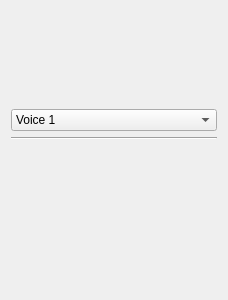
<ui version="4.0" >
 <class>SimpleEntryWidget</class>
 <widget class="QWidget" name="SimpleEntryWidget" >
  <property name="geometry" >
   <rect>
    <x>0</x>
    <y>0</y>
    <width>228</width>
    <height>300</height>
   </rect>
  </property>
  <property name="windowTitle" >
   <string>Form</string>
  </property>
  <layout class="QVBoxLayout" >
   <item>
    <layout class="QHBoxLayout" >
     <item>
      <widget class="QFrame" name="buttonFrame" >
       <layout class="QGridLayout" >
        <property name="leftMargin" >
         <number>0</number>
        </property>
        <property name="topMargin" >
         <number>0</number>
        </property>
        <property name="rightMargin" >
         <number>0</number>
        </property>
        <property name="bottomMargin" >
         <number>0</number>
        </property>
        <property name="horizontalSpacing" >
         <number>0</number>
        </property>
        <property name="verticalSpacing" >
         <number>0</number>
        </property>
        <item row="0" column="0" >
         <widget class="QToolButton" name="breveNoteButton" >
          <property name="autoRaise" >
           <bool>true</bool>
          </property>
         </widget>
        </item>
        <item row="0" column="1" >
         <widget class="QToolButton" name="wholeNoteButton" >
          <property name="autoRaise" >
           <bool>true</bool>
          </property>
         </widget>
        </item>
        <item row="0" column="2" >
         <widget class="QToolButton" name="halfNoteButton" >
          <property name="autoRaise" >
           <bool>true</bool>
          </property>
         </widget>
        </item>
        <item row="0" column="3" >
         <widget class="QToolButton" name="quarterNoteButton" >
          <property name="autoRaise" >
           <bool>true</bool>
          </property>
         </widget>
        </item>
        <item row="0" column="4" >
         <widget class="QToolButton" name="note8Button" >
          <property name="autoRaise" >
           <bool>true</bool>
          </property>
         </widget>
        </item>
        <item row="1" column="0" >
         <widget class="QToolButton" name="note16Button" >
          <property name="autoRaise" >
           <bool>true</bool>
          </property>
         </widget>
        </item>
        <item row="1" column="1" >
         <widget class="QToolButton" name="note32Button" >
          <property name="autoRaise" >
           <bool>true</bool>
          </property>
         </widget>
        </item>
        <item row="1" column="2" >
         <widget class="QToolButton" name="note64Button" >
          <property name="autoRaise" >
           <bool>true</bool>
          </property>
         </widget>
        </item>
        <item row="1" column="3" >
         <widget class="QToolButton" name="note128Button" >
          <property name="autoRaise" >
           <bool>true</bool>
          </property>
         </widget>
        </item>
        <item row="2" column="0" >
         <widget class="QToolButton" name="breveRestButton" >
          <property name="autoRaise" >
           <bool>true</bool>
          </property>
         </widget>
        </item>
        <item row="2" column="1" >
         <widget class="QToolButton" name="wholeRestButton" >
          <property name="autoRaise" >
           <bool>true</bool>
          </property>
         </widget>
        </item>
        <item row="2" column="2" >
         <widget class="QToolButton" name="halfRestButton" >
          <property name="autoRaise" >
           <bool>true</bool>
          </property>
         </widget>
        </item>
        <item row="2" column="3" >
         <widget class="QToolButton" name="quarterRestButton" >
          <property name="autoRaise" >
           <bool>true</bool>
          </property>
         </widget>
        </item>
        <item row="2" column="4" >
         <widget class="QToolButton" name="rest8Button" >
          <property name="autoRaise" >
           <bool>true</bool>
          </property>
         </widget>
        </item>
        <item row="3" column="0" >
         <widget class="QToolButton" name="rest16Button" >
          <property name="autoRaise" >
           <bool>true</bool>
          </property>
         </widget>
        </item>
        <item row="3" column="1" >
         <widget class="QToolButton" name="rest32Button" >
          <property name="autoRaise" >
           <bool>true</bool>
          </property>
         </widget>
        </item>
        <item row="3" column="2" >
         <widget class="QToolButton" name="rest64Button" >
          <property name="autoRaise" >
           <bool>true</bool>
          </property>
         </widget>
        </item>
        <item row="3" column="3" >
         <widget class="QToolButton" name="rest128Button" >
          <property name="autoRaise" >
           <bool>true</bool>
          </property>
         </widget>
        </item>
       </layout>
      </widget>
     </item>
     <item>
      <spacer>
       <property name="orientation" >
        <enum>Qt::Horizontal</enum>
       </property>
       <property name="sizeHint" >
        <size>
         <width>40</width>
         <height>20</height>
        </size>
       </property>
      </spacer>
     </item>
    </layout>
   </item>
   <item>
    <widget class="QComboBox" name="voiceList" >
     <item>
      <property name="text" >
       <string>Voice 1</string>
      </property>
     </item>
     <item>
      <property name="text" >
       <string>Voice 2</string>
      </property>
     </item>
     <item>
      <property name="text" >
       <string>Voice 3</string>
      </property>
     </item>
     <item>
      <property name="text" >
       <string>Voice 4</string>
      </property>
     </item>
    </widget>
   </item>
   <item>
    <widget class="Line" name="line" >
     <property name="orientation" >
      <enum>Qt::Horizontal</enum>
     </property>
    </widget>
   </item>
   <item>
    <layout class="QHBoxLayout" >
     <item>
      <widget class="QFrame" name="frame" >
       <layout class="QHBoxLayout" >
        <property name="spacing" >
         <number>0</number>
        </property>
        <property name="leftMargin" >
         <number>0</number>
        </property>
        <property name="topMargin" >
         <number>0</number>
        </property>
        <property name="rightMargin" >
         <number>0</number>
        </property>
        <property name="bottomMargin" >
         <number>0</number>
        </property>
        <item>
         <widget class="QToolButton" name="doubleFlatButton" >
          <property name="text" >
           <string/>
          </property>
          <property name="autoRaise" >
           <bool>true</bool>
          </property>
         </widget>
        </item>
        <item>
         <widget class="QToolButton" name="flatButton" >
          <property name="text" >
           <string/>
          </property>
          <property name="autoRaise" >
           <bool>true</bool>
          </property>
         </widget>
        </item>
        <item>
         <widget class="QToolButton" name="naturalButton" >
          <property name="text" >
           <string/>
          </property>
          <property name="autoRaise" >
           <bool>true</bool>
          </property>
         </widget>
        </item>
        <item>
         <widget class="QToolButton" name="sharpButton" >
          <property name="text" >
           <string/>
          </property>
          <property name="autoRaise" >
           <bool>true</bool>
          </property>
         </widget>
        </item>
        <item>
         <widget class="QToolButton" name="doubleSharpButton" >
          <property name="text" >
           <string/>
          </property>
          <property name="autoRaise" >
           <bool>true</bool>
          </property>
         </widget>
        </item>
       </layout>
      </widget>
     </item>
     <item>
      <spacer>
       <property name="orientation" >
        <enum>Qt::Horizontal</enum>
       </property>
       <property name="sizeHint" >
        <size>
         <width>21</width>
         <height>20</height>
        </size>
       </property>
      </spacer>
     </item>
    </layout>
   </item>
   <item>
    <spacer>
     <property name="orientation" >
      <enum>Qt::Vertical</enum>
     </property>
     <property name="sizeHint" >
      <size>
       <width>20</width>
       <height>71</height>
      </size>
     </property>
    </spacer>
   </item>
  </layout>
 </widget>
 <resources/>
 <connections/>
</ui>
